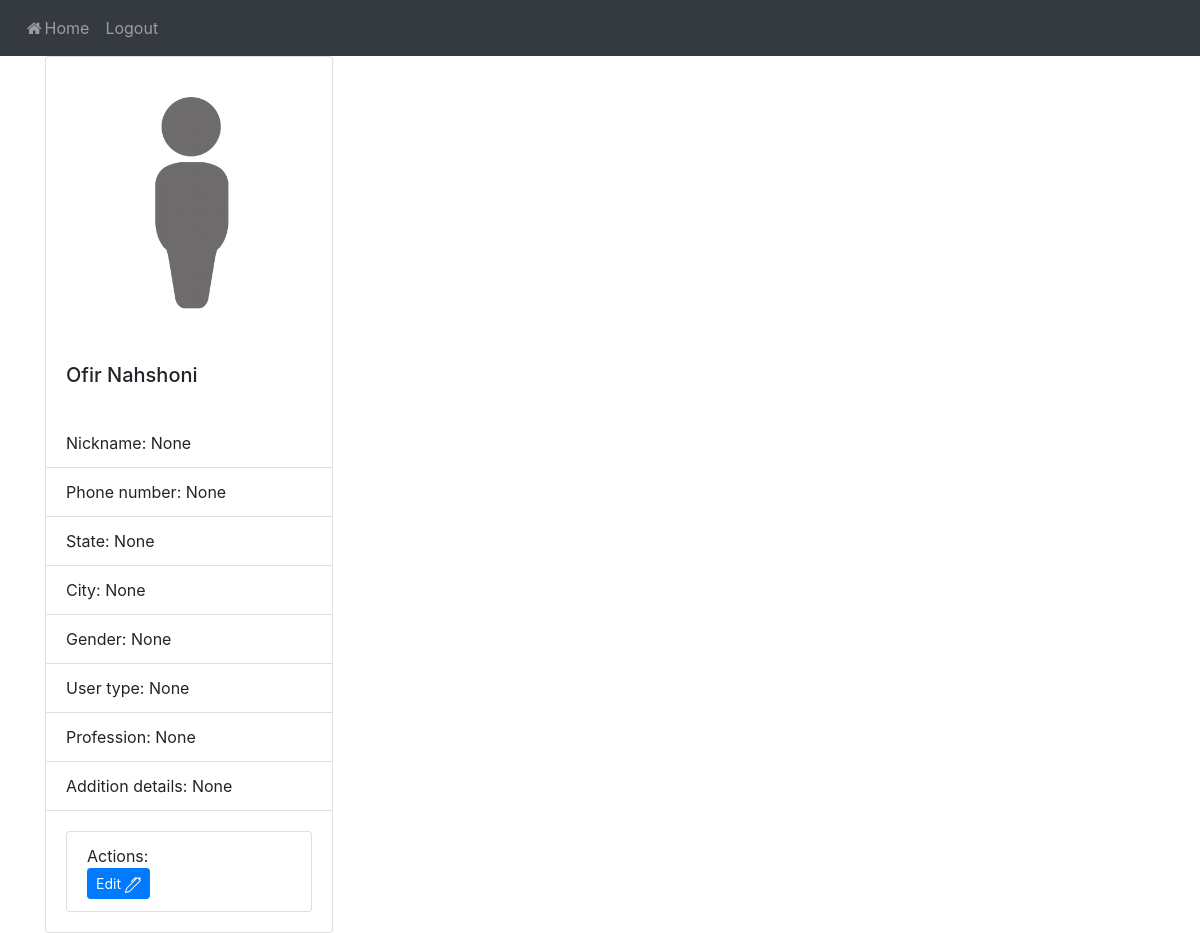
The app's page /profile (signed in) with its own data.
### website/models.py (models this page shows)
class User(db.Model, UserMixin):
    id = db.Column(db.Integer, primary_key=True)
    email = db.Column(db.String(100), unique=True)
    password = db.Column(db.String(100))
    full_name = db.Column(db.String(100))
    notes = db.relationship('Note') # one User to many Notes
    nickname = db.Column(db.String(50))
    phone_number = db.Column(db.String(50))
    state = db.Column(db.String(50))
    city = db.Column(db.String(50))
    gender = db.Column(db.String(50))
    user_type = db.Column(db.String(50))
    profession = db.Column(db.String(50))
    addition_details = db.Column(db.String(200))
    img = db.Column(db.String(100), unique=True)
    img_filename = db.Column(db.String(500), unique=True)

### website/views.py (the view)
@views.route('/profile')
@login_required
def display_profile():
    user = User.query.filter_by(id=current_user.id).first()
    is_profile_exist = True
    img = ''
    if user.img:
        img = base64.b64encode(user.img).decode()
    if not user.nickname and not user.phone_number and not user.state and not user.city  and not user.profession and not user.addition_details:
        is_profile_exist = False
    return render_template('profile.html', user=current_user, img=img, is_profile_exist=is_profile_exist)

### website/__init__.py (called while the page is built)
def create_app():
    app = Flask(__name__)
    app.config['SECRET_KEY'] = 'hjshjhdjah kjshkjdhjs'
    app.config['SQLALCHEMY_DATABASE_URI'] = f'sqlite:///{DB_NAME}'
    app.config['SQLALCHEMY_TRACK_MODIFICATIONS'] = False
    db.init_app(app)
    bootstrap.init_app(app)
    from .views import views
    from .auth import auth
    app.register_blueprint(views, url_prefix='/')
    app.register_blueprint(auth, url_prefix='/')
    from .models import User, Note
    create_database(app)
    login_manager = LoginManager()
    login_manager.login_view = 'auth.login'
    login_manager.init_app(app)
    @login_manager.user_loader
    def load_user(id):
        return User.query.get(int(id))
    return app

### website/templates/profile.html (shortened to what this page needs)
{% extends "base.html" %}
{% block navbar %}
  <nav class="navbar navbar-expand-lg navbar-dark bg-dark">
    <div class="collapse navbar-collapse" id="navbar">
      <div class="navbar-nav">
        <a class="nav-item nav-link" id="home" href="/"><i class="fa fa-fw fa-home"></i>Home</a>
        <a class="nav-item nav-link" id="logout" href="/logout">Logout</a>
      </div>
    </div>
  </nav>
{% endblock %}
{% block content %}
  <div class="row">
    <div class="col-md-4">
      <div class="card" style="width: 18rem;">
        {% if img != '' %}
          <img class="card-img-top">
        {% else %}
          <img src="{{ url_for('static', filename='images/default_img.png') }}" class="card-img-top">
        {% endif %}
        <div class="card-body">
          <h5 class="card-title">{{ user.full_name }}</h5>
        </div>
        <ul class="list-group list-group-flush">
          <li class="list-group-item"><span class="bold_text">Nickname: </span>{{ user.nickname }}</li>
          <li class="list-group-item"><span class="bold_text">Phone number: </span>{{ user.phone_number }}</li>
          <li class="list-group-item"><span class="bold_text">State: </span>{{ user.state }}</li>
          <li class="list-group-item"><span class="bold_text">City: </span>{{ user.city }}</li>
          <li class="list-group-item"><span class="bold_text">Gender: </span>{{ user.gender }}</li>
          <li class="list-group-item"><span class="bold_text">User type: </span>{{ user.user_type }}</li>
          <li class="list-group-item"><span class="bold_text">Profession: </span>{{ user.profession }}</li>
          <li class="list-group-item"><span class="bold_text">Addition details: </span>{{ user.addition_details }}</li>
        </ul>
        <div class="card-body">
          <li class="list-group-item"><span class="bold_text">Actions: </span><br />
            <a href="/edit-profile" class="card-link btn btn-primary btn-sm">
              Edit
            </a>
        </div>
      </div>
    </div>
  </div>
{% endblock %}

### records on screen
User: full_name "Ofir Nahshoni", nickname "None", phone_number "None", state "None", city "None", gender "None", user_type "None", profession "None", addition_details "None"
